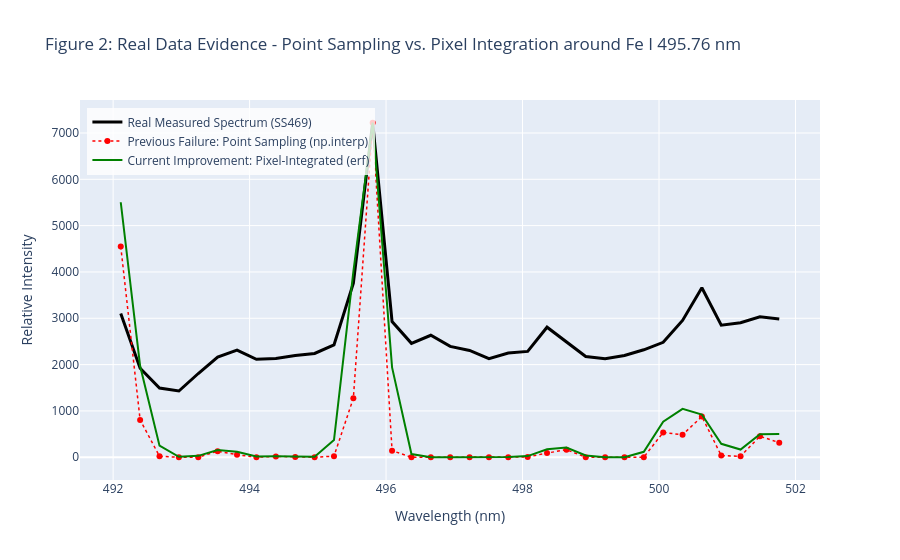

Source (notebook cell):
### Code cell
# Interactive Plot: Point Sampling vs. Pixel Integration on Real Iron Lines
fig2 = go.Figure()

fig2.add_trace(go.Scatter(
    x=wavelengths[mask_fe], y=clean_mean[mask_fe], mode='lines',
    line=dict(color='black', width=3),
    name='Real Measured Spectrum (SS469)'
))

fig2.add_trace(go.Scatter(
    x=wavelengths[mask_fe], y=point_sampled[mask_fe] * scale_ps, mode='lines+markers',
    line=dict(color='red', width=1.5, dash='dot'),
    name='Previous Failure: Point Sampling (np.interp)'
))

fig2.add_trace(go.Scatter(
    x=wavelengths[mask_fe], y=pixel_integrated[mask_fe] * scale_pi, mode='lines',
    line=dict(color='green', width=2),
    name='Current Improvement: Pixel-Integrated (erf)'
))

fig2.update_layout(
    title="Figure 2: Real Data Evidence - Point Sampling vs. Pixel Integration around Fe I 495.76 nm",
    xaxis_title="Wavelength (nm)",
    yaxis_title="Relative Intensity",
    hovermode="x unified",
    legend=dict(x=0.01, y=0.98, bgcolor='rgba(255,255,255,0.8)')
)
fig2.show()

### Figure 1 — Plotly figure (JSON) as saved in the notebook; plotly's stock layout.template omitted (floating-point values rounded to 4 significant figures)
{"data": [{"line": {"color": "black", "width": 3}, "mode": "lines", "name": "Real Measured Spectrum (SS469)", "type": "scatter", "x": [492.1, 492.4, 492.7, 493.0, 493.2, 493.5, 493.8, 494.1, 494.4, 494.7, 495.0, 495.2, 495.5, 495.8, 496.1, 496.4, 496.7, 496.9, 497.2, 497.5, 497.8, 498.1, 498.4, 498.6, 498.9, 499.2, 499.5, 499.8, 500.1, 500.3, 500.6, 500.9, 501.2, 501.5, 501.8], "y": [3104.0, 1922.0, 1493.0, 1430.0, 1808.0, 2164.0, 2313.0, 2113.0, 2130.0, 2194.0, 2241.0, 2425.0, 3759.0, 7221.0, 2929.0, 2459.0, 2633.0, 2393.0, 2305.0, 2128.0, 2250.0, 2286.0, 2807.0, 2485.0, 2174.0, 2125.0, 2196.0, 2320.0, 2480.0, 2953.0, 3658.0, 2850.0, 2904.0, 3031.0, 2986.0]}, {"line": {"color": "red", "dash": "dot", "width": 1.5}, "mode": "lines+markers", "name": "Previous Failure: Point Sampling (np.interp)", "type": "scatter", "x": [492.1, 492.4, 492.7, 493.0, 493.2, 493.5, 493.8, 494.1, 494.4, 494.7, 495.0, 495.2, 495.5, 495.8, 496.1, 496.4, 496.7, 496.9, 497.2, 497.5, 497.8, 498.1, 498.4, 498.6, 498.9, 499.2, 499.5, 499.8, 500.1, 500.3, 500.6, 500.9, 501.2, 501.5, 501.8], "y": [4552.0, 805.5, 21.56, 0.004, 0.9509, 131.4, 54.16, 0.2756, 18.4, 5.085, 1.024, 23.74, 1274.0, 7221.0, 142.3, 0.00784, 0.005491, 0.1638, 0.1469, 0.1729, 1.575, 5.767, 90.26, 162.5, 1.58, 0.5891, 0.003591, 2.668, 534.9, 486.1, 879.5, 35.69, 21.19, 453.8, 314.9]}, {"line": {"color": "green", "width": 2}, "mode": "lines", "name": "Current Improvement: Pixel-Integrated (erf)", "type": "scatter", "x": [492.1, 492.4, 492.7, 493.0, 493.2, 493.5, 493.8, 494.1, 494.4, 494.7, 495.0, 495.2, 495.5, 495.8, 496.1, 496.4, 496.7, 496.9, 497.2, 497.5, 497.8, 498.1, 498.4, 498.6, 498.9, 499.2, 499.5, 499.8, 500.1, 500.3, 500.6, 500.9, 501.2, 501.5, 501.8], "y": [5505.0, 1969.0, 250.6, 9.312, 29.78, 156.0, 116.5, 16.51, 20.01, 13.41, 11.14, 371.1, 4008.0, 7221.0, 1940.0, 68.65, 0.3102, 0.226, 0.2488, 0.7007, 4.087, 25.55, 172.2, 208.0, 37.17, 1.727, 2.55, 117.5, 767.9, 1045.0, 922.9, 290.2, 166.3, 496.7, 499.9]}], "layout": {"hovermode": "x unified", "legend": {"bgcolor": "rgba(255,255,255,0.8)", "x": 0.01, "y": 0.98}, "title": {"text": "Figure 2: Real Data Evidence - Point Sampling vs. Pixel Integration around Fe I 495.76 nm"}, "xaxis": {"title": {"text": "Wavelength (nm)"}}, "yaxis": {"title": {"text": "Relative Intensity"}}}}
